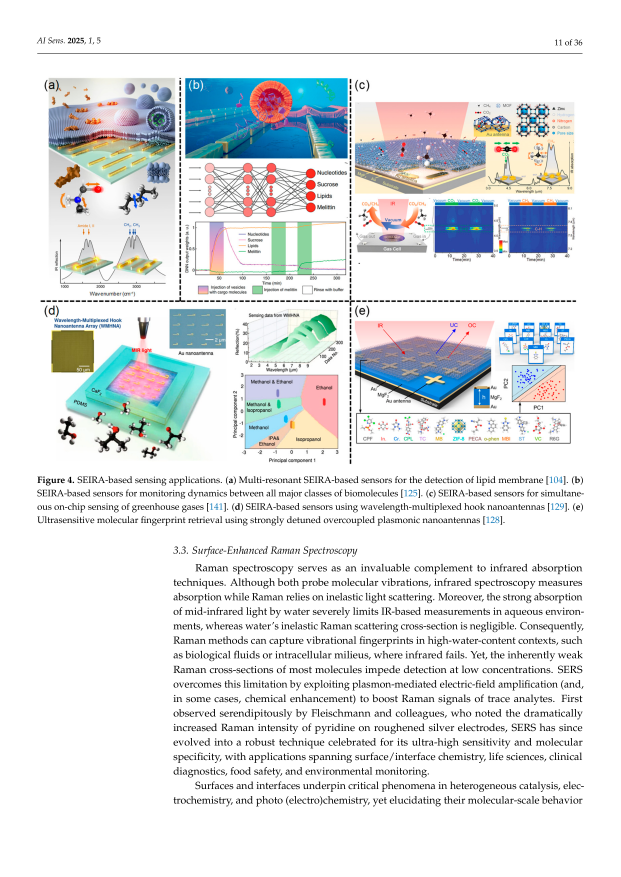
#> input picture _build/pages/p11.png, 2481 x 3508 px, given in place of p3.png, which was not available (shown at 1/4 size)
$ python crop.py
#> lines starting #> are read from the running program, lines starting #| are printed output that depends on the picture; pictures that were not available may be replaced by others from this repository, and a replacement may not be noted
# -*- coding: utf-8 -*-
"""Crop full figures + sub-panels from rendered pages into web-sized JPEGs.
Boxes are in page-pixel coords (pages rendered at 300 DPI, 2481x3508)."""
from PIL import Image
import os

PAGES = "pages"
OUT = "panels"
os.makedirs(OUT, exist_ok=True)

# full-figure box per page, and explicit panel boxes (page coords)
FIGS = {
    "fig01": {"page": "p3",  "full": [140, 285, 2340, 2362], "panels": {}},
    "fig02": {"page": "p4",  "full": [148, 1444, 2338, 2653], "panels": {
        "a": [148, 1444, 868, 2025], "b": [872, 1444, 1592, 2025],
        "c": [1596, 1444, 2338, 2025], "d": [460, 2030, 1410, 2653],
        "e": [1415, 2030, 2205, 2653]}},
    "fig03": {"page": "p9",  "full": [180, 315, 2304, 1662], "panels": {
        "a": [180, 315, 1240, 985], "b": [1245, 315, 2304, 985],
        "c": [180, 990, 1240, 1662], "d": [1245, 990, 2304, 1662]}},
    "fig04": {"page": "p11", "full": [173, 290, 2319, 1817], "panels": {
        "a": [173, 290, 880, 1078], "b": [885, 290, 1592, 1078],
        "c": [1596, 290, 2319, 1078], "d": [173, 1085, 1205, 1817],
        "e": [1210, 1085, 2319, 1817]}},
    "fig05": {"page": "p13", "full": [205, 301, 2280, 2056], "panels": {
        "a": [205, 301, 1238, 888], "b": [1243, 301, 2280, 888],
        "c": [205, 893, 1238, 1473], "d": [1243, 893, 2280, 1473],
        "e": [205, 1478, 1238, 2056], "f": [1243, 1478, 2280, 2056]}},
    "fig06": {"page": "p15", "full": [177, 464, 2303, 1959], "panels": {
        "a": [177, 464, 1235, 963], "b": [1240, 464, 2303, 963],
        "c": [177, 968, 1235, 1461], "d": [1240, 968, 2303, 1461],
        "e": [177, 1466, 1235, 1959], "f": [1240, 1466, 2303, 1959]}},
    "fig07": {"page": "p17", "full": [164, 488, 2265, 1790], "panels": {
        "a": [164, 488, 1206, 1122], "b": [1211, 488, 2265, 1122],
        "c": [164, 1127, 1206, 1790], "d": [1211, 1127, 2265, 1790]}},
    "fig08": {"page": "p20", "full": [180, 295, 2335, 2675], "panels": {
        "a": [180, 300, 1185, 1030], "b": [1195, 300, 2335, 1710],
        "c": [180, 1040, 1185, 1700], "d": [180, 1710, 1010, 2210],
        "e": [1015, 1710, 2335, 2670], "f": [180, 2215, 1010, 2670]}},
    "fig09": {"page": "p23", "full": [170, 290, 2330, 2678], "panels": {
        "a": [170, 290, 2330, 1365], "b": [170, 1375, 2330, 2678]}},
    "fig10": {"page": "p24", "full": [165, 285, 2330, 2608], "panels": {
        "a": [165, 290, 1180, 965], "b": [1190, 290, 2330, 965],
        "c": [165, 975, 2330, 1640], "d": [165, 1650, 1395, 2608],
        "e": [1400, 1650, 2330, 2608]}},
    "fig11": {"page": "p26", "full": [110, 300, 2300, 1545], "panels": {}},
}

def save(im, box, name, maxw):
    crop = im.crop(tuple(box))
    w, h = crop.size
    m = max(w, h)
    if m > maxw:
        s = maxw / m
        crop = crop.resize((int(w*s), int(h*s)), Image.LANCZOS)
    crop.convert("RGB").save(os.path.join(OUT, name+".jpg"), quality=83, optimize=True)
    return crop.size

DENSE = {"fig08", "fig09", "fig10"}
manifest = {}
for fid, cfg in FIGS.items():
    im = Image.open(os.path.join(PAGES, cfg["page"]+".png")).convert("RGB")
#> im is the input picture: PIL image 2481x3508 RGB; mean R, G, B 225.9, 229, 230.2
    full_w = 1400 if fid in DENSE else 1200
    panel_w = 1300 if fid in DENSE else 1040
    sz = save(im, cfg["full"], fid, full_w)
#> in save, `crop = im.crop(tuple(box))`:
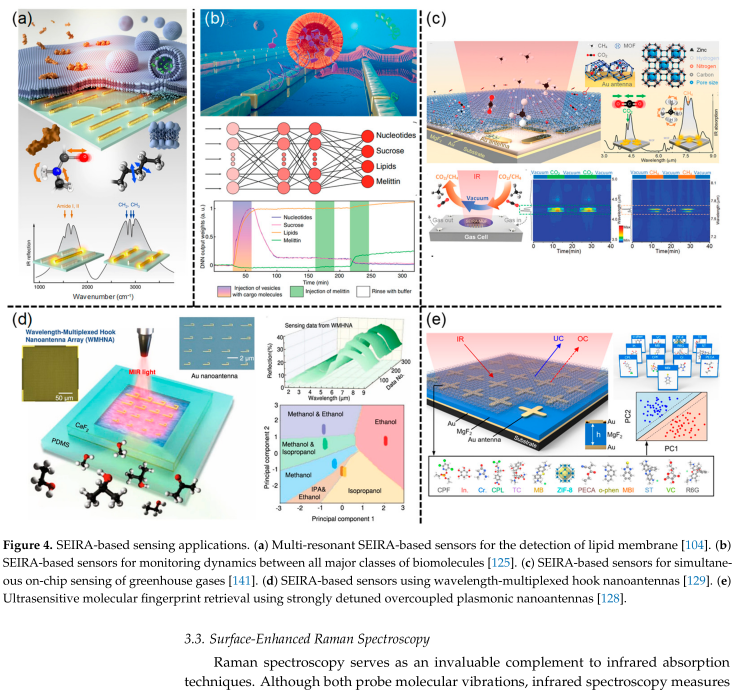
#> crop: PIL image 2200x2077 RGB (shown at 1/3 size); mean R, G, B 209.1, 214.9, 217.3
#> in save, `crop = crop.resize((int(w*s), int(h*s)), Image.LANCZOS)`:
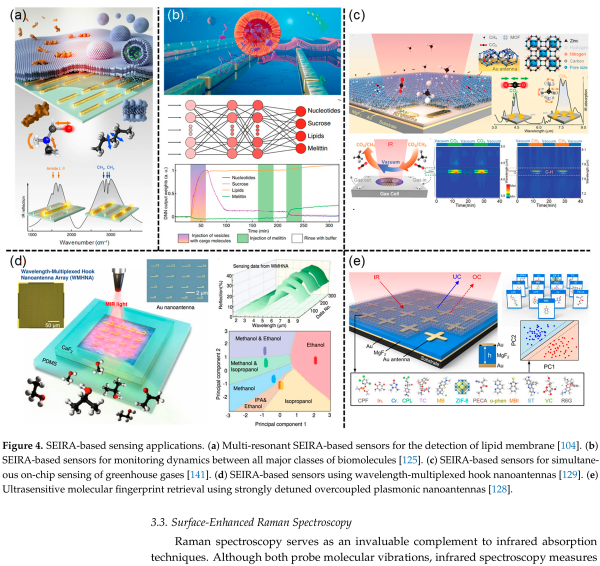
#> crop: PIL image 1200x1132 RGB (shown at 1/2 size); mean R, G, B 208.9, 214.8, 217.1
#> sz = (1200, 1132)
    manifest[fid] = {"full": sz, "panels": {}}
    for pk, box in cfg["panels"].items():
        psz = save(im, box, fid+pk, panel_w)
        manifest[fid]["panels"][pk] = psz
#> after the loop, manifest = 1 item
#> pass 2 of the loop `for fid, cfg in FIGS.items():`:
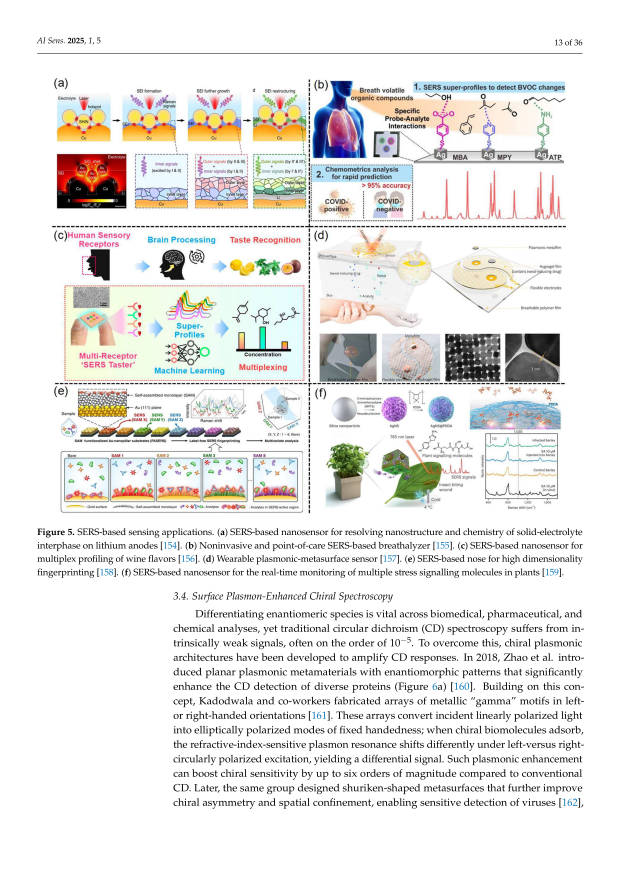
#> input picture _build/pages/p13.png, 2481 x 3508 px, given in place of p4.png, which was not available (shown at 1/4 size)
#> im is the input picture: PIL image 2481x3508 RGB; mean R, G, B 233.4, 232.2, 230
#> sz = (1200, 662)
#> the loop `for pk, box in cfg["panels"].items():` made 5 passes
#> psz on passes 1 to 5: (720, 581), (720, 581), (742, 581), (950, 623), (790, 623)
#> pass 1, in save (call 3), `crop = im.crop(tuple(box))`:
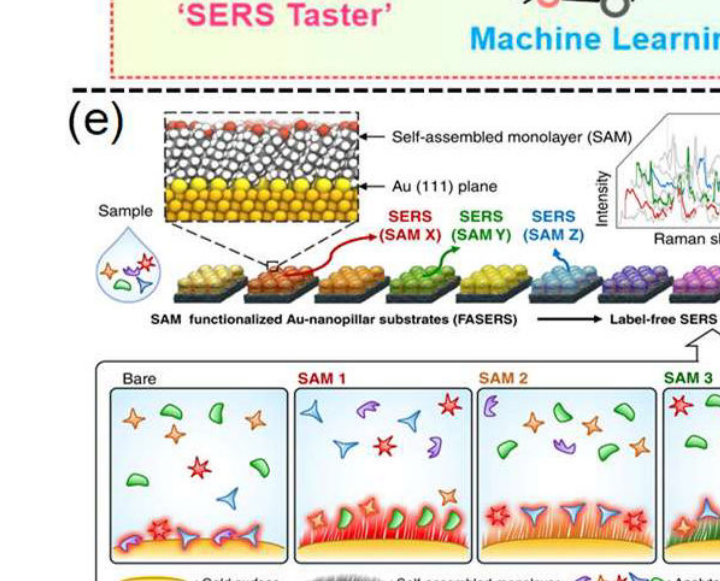
#> crop: PIL image 720x581 RGB; mean R, G, B 225.2, 222.6, 214.4
#> pass 3, in save (call 5), `crop = im.crop(tuple(box))`:
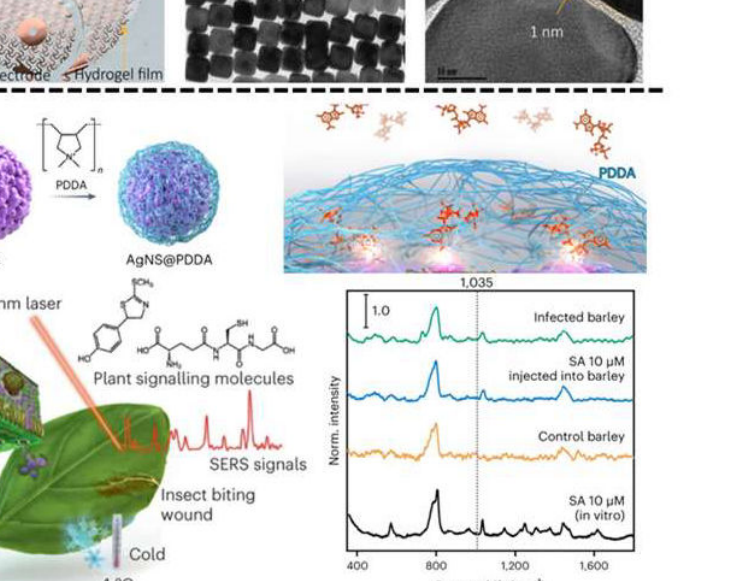
#> crop: PIL image 742x581 RGB; mean R, G, B 208.8, 212.5, 211.2
#> after the loop `for pk, box in cfg["panels"].items():`: manifest = 2 items
#> (the run stopped early here; a loop or call above may not have finished)
